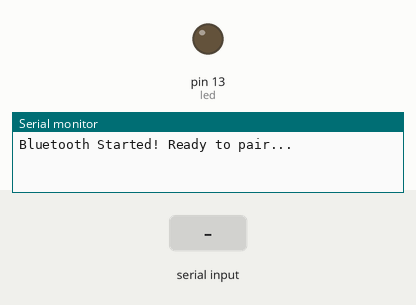
Recording of a sketch running on a simulated Arduino Uno, built with avr-gcc and run on an emulated ATmega328P. On the bench: output pins drawn as LEDs (lit = HIGH), the last lines printed to the serial monitor. The test bench sets the inputs (shaded band).

Above: at 1.2 s.
1.3 s: "led on" received over the second serial link
At 1.8 s:
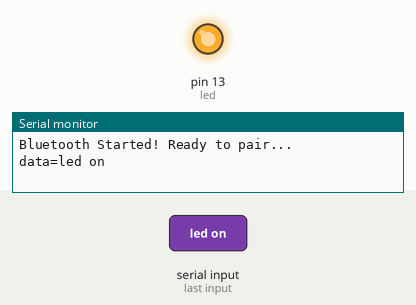
2.8 s: "led off" received over the second serial link
At 3.4 s:
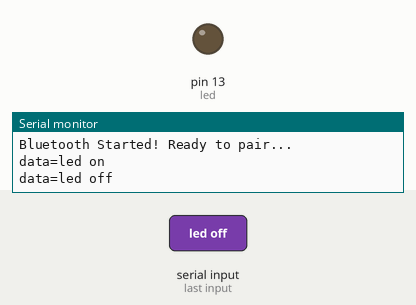
Timing chart, 0 to 5.8 s (numbered marks = the images above; inputs shaded):
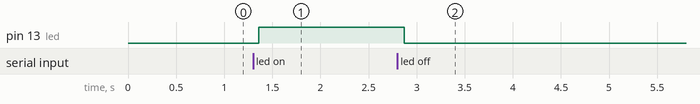

The sketch:

Bluetooth.ino
```cpp
#include<SoftwareSerial.h>

/* Create object named bt of the class SoftwareSerial */
SoftwareSerial BT(12 , 14); /* (Rx,Tx) */

int led = 13;
String readdata;

void setup()
{
  BT.begin(9600);
  Serial.begin(9600);
  Serial.println("Bluetooth Started! Ready to pair...");
  pinMode(led, OUTPUT);
}

void loop() {

  while (BT.available())
  {
    delay(10);
    char c = BT.read();
    readdata += c;
  }

  if (readdata.length() > 0)
  {
    Serial.print("data=");
    Serial.print(readdata);
    Serial.println("");

    if (readdata == "led on") {
      digitalWrite(led, HIGH);
      BT.println("  led on");
    }

    if (readdata == "led off") {
      digitalWrite(led, LOW);
      BT.println("  led off");
    }
    readdata = "";
  }
}
```

Measured:
- after the input at 1.3 s, pin 13 (led): LOW → HIGH after 0.06 s
- after the input at 2.8 s, pin 13 (led): HIGH → LOW after 0.07 s
